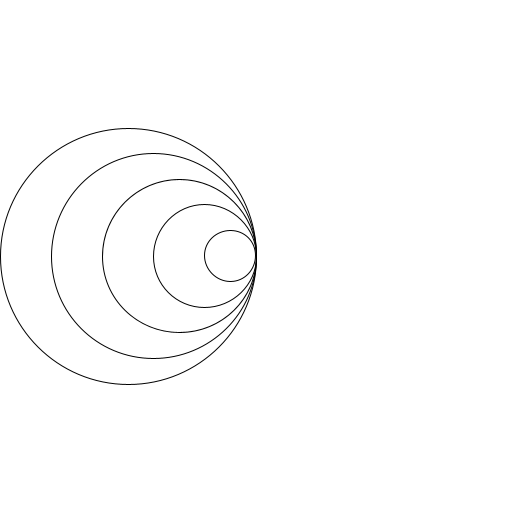
Frame 1 (no input)
Frame 60 (the mouse pressed at the canvas centre just before this capture): identical to frame 1, image omitted
Frame 120 (the mouse held since frame 60 and released just before this capture): identical to frame 1, image omitted

The Processing sketch that drew this single still picture (run headless with seeded random() and noise(); from frame 60 on, the mouse is pressed at the canvas centre):

// Processing sketch: h9opdr6
// ── h9opdr6.pde
void setup(){
  size(512,512);
  background(#ffffff);
  noFill();
  circles(256,256,5,256,"mid","right");
}

void draw(){
}

void circles(int x, int y, int count, float size, String aligny, String alignx){
  for(int i = count; i >= 1; i--){
    //scale all so biggest circle is same size no matter circle count
    float scale = size*i/count;
    
    //determine alignment y
    float posy;
    switch(aligny){
      case "Top":
      case "top":
        posy = y+scale/2;
        break;
      case "Bottom":
      case "bottom":
        posy = y-scale/2;
        break;
      default:
        posy = y;
    }
    
    //determine alignment x
    float posx;
    switch(alignx){
      case "Left":
      case "left":
        posx = x+scale/2;
        break;
      case "Right":
      case "right":
        posx = x-scale/2;
        break;
      default:
        posx = x;
    }
    
    ellipse(posx,posy,scale,scale);
  }
}
